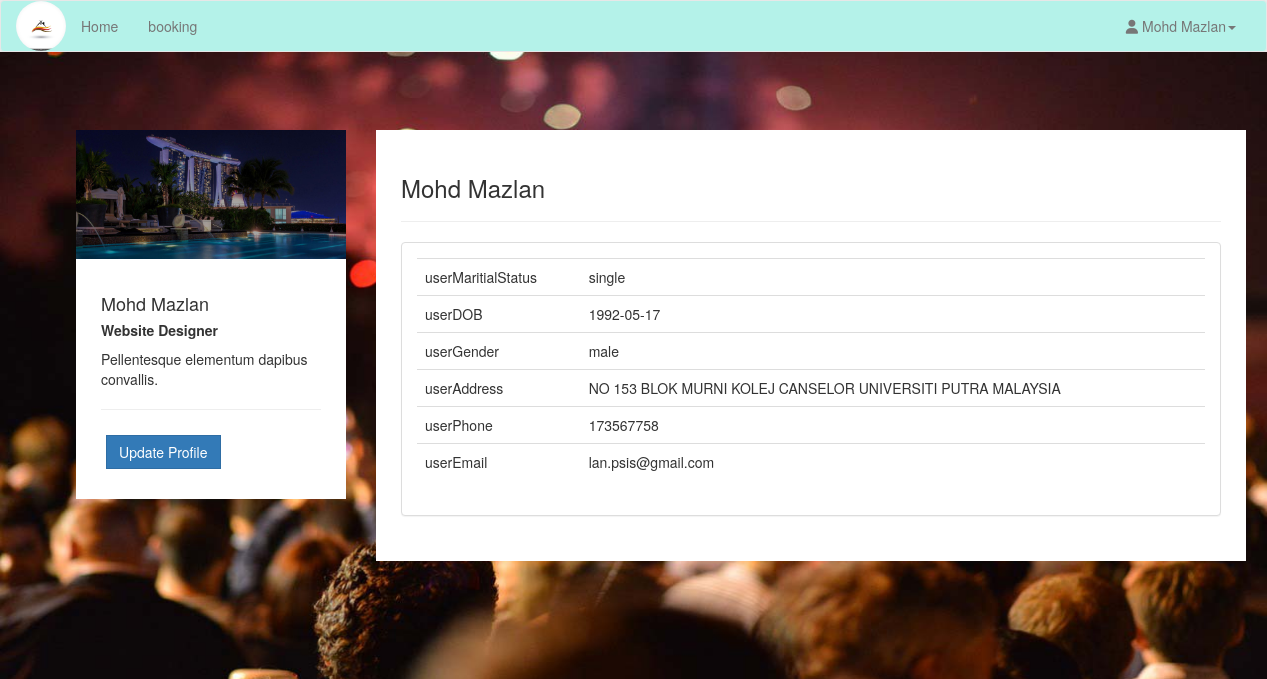
The page /user/profile.php (signed in) on the database its author committed.
### tables this page shows
CREATE TABLE `user` (
  `icuser` bigint(12) NOT NULL,
  `password` varchar(20) NOT NULL,
  `userFirstName` varchar(20) NOT NULL,
  `userLastName` varchar(20) NOT NULL,
  `userMaritialStatus` varchar(10) NOT NULL,
  `userDOB` date NOT NULL,
  `userGender` varchar(10) NOT NULL,
  `userAddress` varchar(100) NOT NULL,
  `userPhone` varchar(15) NOT NULL,
  `userEmail` varchar(100) NOT NULL
);

### user/profile.php (the view, shortened to what this page needs)
<?php
include_once '../assets/conn/dbconnect.php';
$res=mysqli_query($con,"SELECT * FROM user WHERE icuser=".$_SESSION['userSession']);
$userRow=mysqli_fetch_array($res,MYSQLI_ASSOC);
?>
<!DOCTYPE html>
<html lang="en">
	<head>
		<link href="assets/css/bootstrap.min.css" rel="stylesheet">
		<link href="assets/css/default/style.css" rel="stylesheet">
		<link href="assets/css/default/blocks.css" rel="stylesheet">
		<link href="assets/css/date/bootstrap-datepicker.css" rel="stylesheet">
		<link href="assets/css/date/bootstrap-datepicker3.css" rel="stylesheet">
		<link rel="stylesheet" href="https://formden.com/static/cdn/bootstrap-iso.css" />
		<link rel="stylesheet" href="https://formden.com/static/cdn/font-awesome/4.4.0/css/font-awesome.min.css" />
	</head>
	<body>
		<nav class="navbar navbar-default " role="navigation" style="background-color:rgba(115, 250, 232, 0.46);">
			<div class="container-fluid">
				<div class="navbar-header">
					<img alt="Brand" src="..//images//logo.jpg" style="border-radius:50%;" height="50px">
				</div>
				<div class="collapse navbar-collapse " id="bs-example-navbar-collapse-1">
					<ul class="nav navbar-nav ">
						<ul class="nav navbar-nav">
							<li><a href="user.php">Home</a></li>
							<li><a href="userapplist.php?userId=<?php echo $userRow['icuser']; ?>">booking</a></li>
						</ul>
					</ul>
					<ul class="nav navbar-nav navbar-right">
						<li class="dropdown">
							<a href="#" class="dropdown-toggle" data-toggle="dropdown"><i class="fa fa-user"></i> <?php echo $userRow['userFirstName']; ?> <?php echo $userRow['userLastName']; ?><b class="caret"></b></a>
						</li>
					</ul>
				</div>
			</div>
		</nav>
		<div class="container" style="position:absolute;top:10%;left:6%;">
			<section style="padding-bottom: 50px; padding-top: 50px;">
				<div class="row">
					<div class="row">
						<div class="col-md-3 col-sm-3">
							<div class="user-wrapper">
								<img src="assets/img/1.jpg" class="img-responsive" />
								<div class="description">
									<h4><?php echo $userRow['userFirstName']; ?> <?php echo $userRow['userLastName']; ?></h4>
									<h5> <strong> Website Designer </strong></h5>
									<p>
										Pellentesque elementum dapibus convallis.
									</p>
									<hr />
									<button type="button" class="btn btn-primary" data-toggle="modal" data-target="#myModal">Update Profile</button>
								</div>
							</div>
						</div>
						<div class="col-md-9 col-sm-9  user-wrapper">
							<div class="description">
								<h3> <?php echo $userRow['userFirstName']; ?> <?php echo $userRow['userLastName']; ?> </h3>
								<hr />
								<div class="panel panel-default">
									<div class="panel-body">
										<table class="table table-user-information" align="center">
											<tbody>
												<tr>
													<td>userMaritialStatus</td>
													<td><?php echo $userRow['userMaritialStatus']; ?></td>
												</tr>
												<tr>
													<td>userDOB</td>
													<td><?php echo $userRow['userDOB']; ?></td>
												</tr>
												<tr>
													<td>userGender</td>
													<td><?php echo $userRow['userGender']; ?></td>
												</tr>
												<tr>
													<td>userAddress</td>
													<td><?php echo $userRow['userAddress']; ?>
													</td>
												</tr>
												<tr>
													<td>userPhone</td>
													<td><?php echo $userRow['userPhone']; ?>
													</td>
												</tr>
												<tr>
													<td>userEmail</td>
													<td><?php echo $userRow['userEmail']; ?>
													</td>
												</tr>
											</tbody>
										</table>
									</div>
								</div>
							</div>
						</div>
					</div>
					<div class="col-md-4">
							<br /><br/>
						</div>
					</div>
				</section>
			</div>
		</body>
	</html>

### user/assets/css/default/style.css (style rules this page uses)
body { background-color: #EAEAEA !important; }
.navbar { margin-bottom: 0px !important; }
.user-wrapper .btn { border-radius: 0px; -webkit-border-radius: 0px; -moz-border-radius: 0px; margin: 5px; }
.user-wrapper .description { padding: 25px; background-color: #fff; }
.user-wrapper img { width:100%; }

### user/assets/css/default/blocks.css (style rules this page uses)
*, *:after, *:before { box-sizing: border-box; }

### rows shown on the page
user: userFirstName "Mohd", userLastName "Mazlan", userMaritialStatus "single", userDOB "1992-05-17", userGender "male", userAddress "NO 153 BLOK MURNI KOLEJ CANSELOR UNIVERSITI PUTRA MALAYSIA", userPhone "173567758", userEmail "lan.psis@gmail.com"
